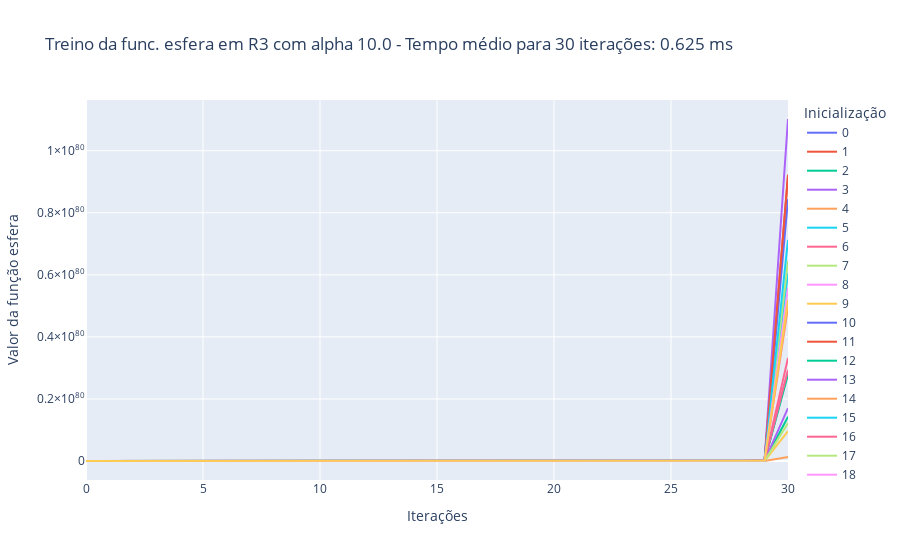

Here is the notebook cell this chart was saved with:
### Markdown cell above
Caso 2.3: $\alpha$ = 10, treinamento por 30 iterações

### Code cell
treina_gradiente(1e1, 3, 'esfera', 30)

### Figure 1 — Plotly figure (JSON) as saved in the notebook; plotly's stock layout.template omitted (floating-point values rounded to 4 significant figures)
{"data": [{"hovertemplate": "variable=0<br>index=%{x}<br>value=%{y}<extra></extra>", "legendgroup": "0", "line": {"color": "#636efa", "dash": "solid"}, "marker": {"symbol": "circle"}, "mode": "lines", "name": "0", "orientation": "v", "showlegend": true, "type": "scatter", "x": [0, 1, 2, 3, 4, 5, 6, 7, 8, 9, 10, 11, 12, 13, 14, 15, 16, 17, 18, 19, 20, 21, 22, 23, 24, 25, 26, 27, 28, 29, 30], "xaxis": "x", "y": [542.4, 195800.0, 70680000.0, 25520000000.0, 9212000000000.0, 3325000000000000.0, 1200479264240512500, 433373014390824960000, 1.564e+23, 5.648e+25, 2.039e+28, 7.36e+30, 2.657e+33, 9.592e+35, 3.463e+38, 1.25e+41, 4.513e+43, 1.629e+46, 5.881e+48, 2.123e+51, 7.664e+53, 2.767e+56, 9.988e+58, 3.606e+61, 1.302e+64, 4.699e+66, 1.696e+69, 6.124e+71, 2.211e+74, 7.98e+76, 2.881e+79], "yaxis": "y"}, {"hovertemplate": "variable=1<br>index=%{x}<br>value=%{y}<extra></extra>", "legendgroup": "1", "line": {"color": "#EF553B", "dash": "solid"}, "marker": {"symbol": "circle"}, "mode": "lines", "name": "1", "orientation": "v", "showlegend": true, "type": "scatter", "x": [0, 1, 2, 3, 4, 5, 6, 7, 8, 9, 10, 11, 12, 13, 14, 15, 16, 17, 18, 19, 20, 21, 22, 23, 24, 25, 26, 27, 28, 29, 30], "xaxis": "x", "y": [1728.0, 623800.0, 225200000.0, 81290000000.0, 29350000000000.0, 10594277105088206, 3824534034936842000, 1.381e+21, 4.984e+23, 1.799e+26, 6.495e+28, 2.345e+31, 8.465e+33, 3.056e+36, 1.103e+39, 3.982e+41, 1.438e+44, 5.19e+46, 1.874e+49, 6.764e+51, 2.442e+54, 8.814e+56, 3.182e+59, 1.149e+62, 4.147e+64, 1.497e+67, 5.404e+69, 1.951e+72, 7.043e+74, 2.542e+77, 9.178e+79], "yaxis": "y"}, {"hovertemplate": "variable=2<br>index=%{x}<br>value=%{y}<extra></extra>", "legendgroup": "2", "line": {"color": "#00cc96", "dash": "solid"}, "marker": {"symbol": "circle"}, "mode": "lines", "name": "2", "orientation": "v", "showlegend": true, "type": "scatter", "x": [0, 1, 2, 3, 4, 5, 6, 7, 8, 9, 10, 11, 12, 13, 14, 15, 16, 17, 18, 19, 20, 21, 22, 23, 24, 25, 26, 27, 28, 29, 30], "xaxis": "x", "y": [268.3, 96860.0, 34960000.0, 12620000000.0, 4557000000000.0, 1645000000000000.0, 593825288897641300, 214370929292048560000, 7.739e+22, 2.794e+25, 1.009e+28, 3.641e+30, 1.314e+33, 4.745e+35, 1.713e+38, 6.183e+40, 2.232e+43, 8.058e+45, 2.909e+48, 1.05e+51, 3.791e+53, 1.369e+56, 4.941e+58, 1.784e+61, 6.439e+63, 2.324e+66, 8.391e+68, 3.029e+71, 1.093e+74, 3.948e+76, 1.425e+79], "yaxis": "y"}, {"hovertemplate": "variable=3<br>index=%{x}<br>value=%{y}<extra></extra>", "legendgroup": "3", "line": {"color": "#ab63fa", "dash": "solid"}, "marker": {"symbol": "circle"}, "mode": "lines", "name": "3", "orientation": "v", "showlegend": true, "type": "scatter", "x": [0, 1, 2, 3, 4, 5, 6, 7, 8, 9, 10, 11, 12, 13, 14, 15, 16, 17, 18, 19, 20, 21, 22, 23, 24, 25, 26, 27, 28, 29, 30], "xaxis": "x", "y": [2075.0, 749200.0, 270400000.0, 97630000000.0, 35240000000000.0, 12723345868817560, 4593127858643138600, 1.658e+21, 5.986e+23, 2.161e+26, 7.801e+28, 2.816e+31, 1.017e+34, 3.67e+36, 1.325e+39, 4.783e+41, 1.727e+44, 6.233e+46, 2.25e+49, 8.123e+51, 2.932e+54, 1.059e+57, 3.821e+59, 1.38e+62, 4.98e+64, 1.798e+67, 6.49e+69, 2.343e+72, 8.458e+74, 3.053e+77, 1.102e+80], "yaxis": "y"}, {"hovertemplate": "variable=4<br>index=%{x}<br>value=%{y}<extra></extra>", "legendgroup": "4", "line": {"color": "#FFA15A", "dash": "solid"}, "marker": {"symbol": "circle"}, "mode": "lines", "name": "4", "orientation": "v", "showlegend": true, "type": "scatter", "x": [0, 1, 2, 3, 4, 5, 6, 7, 8, 9, 10, 11, 12, 13, 14, 15, 16, 17, 18, 19, 20, 21, 22, 23, 24, 25, 26, 27, 28, 29, 30], "xaxis": "x", "y": [23.72, 8564.0, 3092000.0, 1116000000.0, 402900000000.0, 145400000000000.0, 52504778572528370, 18954225064682740000, 6.842e+21, 2.47e+24, 8.917e+26, 3.219e+29, 1.162e+32, 4.195e+34, 1.514e+37, 5.467e+39, 1.974e+42, 7.125e+44, 2.572e+47, 9.285e+49, 3.352e+52, 1.21e+55, 4.368e+57, 1.577e+60, 5.693e+62, 2.055e+65, 7.419e+67, 2.678e+70, 9.668e+72, 3.49e+75, 1.26e+78], "yaxis": "y"}, {"hovertemplate": "variable=5<br>index=%{x}<br>value=%{y}<extra></extra>", "legendgroup": "5", "line": {"color": "#19d3f3", "dash": "solid"}, "marker": {"symbol": "circle"}, "mode": "lines", "name": "5", "orientation": "v", "showlegend": true, "type": "scatter", "x": [0, 1, 2, 3, 4, 5, 6, 7, 8, 9, 10, 11, 12, 13, 14, 15, 16, 17, 18, 19, 20, 21, 22, 23, 24, 25, 26, 27, 28, 29, 30], "xaxis": "x", "y": [1140.0, 411600.0, 148600000.0, 53640000000.0, 19370000000000.0, 6991053399368343, 2523770277171972000, 911081070059081800000, 3.289e+23, 1.187e+26, 4.286e+28, 1.547e+31, 5.586e+33, 2.017e+36, 7.28e+38, 2.628e+41, 9.487e+43, 3.425e+46, 1.236e+49, 4.463e+51, 1.611e+54, 5.816e+56, 2.1e+59, 7.58e+61, 2.736e+64, 9.878e+66, 3.566e+69, 1.287e+72, 4.647e+74, 1.678e+77, 6.057e+79], "yaxis": "y"}, {"hovertemplate": "variable=6<br>index=%{x}<br>value=%{y}<extra></extra>", "legendgroup": "6", "line": {"color": "#FF6692", "dash": "solid"}, "marker": {"symbol": "circle"}, "mode": "lines", "name": "6", "orientation": "v", "showlegend": true, "type": "scatter", "x": [0, 1, 2, 3, 4, 5, 6, 7, 8, 9, 10, 11, 12, 13, 14, 15, 16, 17, 18, 19, 20, 21, 22, 23, 24, 25, 26, 27, 28, 29, 30], "xaxis": "x", "y": [624.7, 225500.0, 81410000.0, 29390000000.0, 10610000000000.0, 3829904641012632, 1382595575405560000, 499117002721407300000, 1.802e+23, 6.505e+25, 2.348e+28, 8.477e+30, 3.06e+33, 1.105e+36, 3.988e+38, 1.44e+41, 5.197e+43, 1.876e+46, 6.773e+48, 2.445e+51, 8.827e+53, 3.186e+56, 1.15e+59, 4.153e+61, 1.499e+64, 5.412e+66, 1.954e+69, 7.053e+71, 2.546e+74, 9.191e+76, 3.318e+79], "yaxis": "y"}, {"hovertemplate": "variable=7<br>index=%{x}<br>value=%{y}<extra></extra>", "legendgroup": "7", "line": {"color": "#B6E880", "dash": "solid"}, "marker": {"symbol": "circle"}, "mode": "lines", "name": "7", "orientation": "v", "showlegend": true, "type": "scatter", "x": [0, 1, 2, 3, 4, 5, 6, 7, 8, 9, 10, 11, 12, 13, 14, 15, 16, 17, 18, 19, 20, 21, 22, 23, 24, 25, 26, 27, 28, 29, 30], "xaxis": "x", "y": [1215.0, 438600.0, 158300000.0, 57160000000.0, 20640000000000.0, 7449312147794108, 2689201685353673000, 970801808412676000000, 3.505e+23, 1.265e+26, 4.567e+28, 1.649e+31, 5.952e+33, 2.149e+36, 7.757e+38, 2.8e+41, 1.011e+44, 3.649e+46, 1.317e+49, 4.756e+51, 1.717e+54, 6.198e+56, 2.237e+59, 8.077e+61, 2.916e+64, 1.053e+67, 3.8e+69, 1.372e+72, 4.952e+74, 1.788e+77, 6.454e+79], "yaxis": "y"}, {"hovertemplate": "variable=8<br>index=%{x}<br>value=%{y}<extra></extra>", "legendgroup": "8", "line": {"color": "#FF97FF", "dash": "solid"}, "marker": {"symbol": "circle"}, "mode": "lines", "name": "8", "orientation": "v", "showlegend": true, "type": "scatter", "x": [0, 1, 2, 3, 4, 5, 6, 7, 8, 9, 10, 11, 12, 13, 14, 15, 16, 17, 18, 19, 20, 21, 22, 23, 24, 25, 26, 27, 28, 29, 30], "xaxis": "x", "y": [938.5, 338800.0, 122300000.0, 44150000000.0, 15940000000000.0, 5754143546175177, 2077245820169238500, 749885741081095300000, 2.707e+23, 9.773e+25, 3.528e+28, 1.274e+31, 4.598e+33, 1.66e+36, 5.992e+38, 2.163e+41, 7.808e+43, 2.819e+46, 1.018e+49, 3.674e+51, 1.326e+54, 4.787e+56, 1.728e+59, 6.239e+61, 2.252e+64, 8.131e+66, 2.935e+69, 1.06e+72, 3.825e+74, 1.381e+77, 4.985e+79], "yaxis": "y"}, {"hovertemplate": "variable=9<br>index=%{x}<br>value=%{y}<extra></extra>", "legendgroup": "9", "line": {"color": "#FECB52", "dash": "solid"}, "marker": {"symbol": "circle"}, "mode": "lines", "name": "9", "orientation": "v", "showlegend": true, "type": "scatter", "x": [0, 1, 2, 3, 4, 5, 6, 7, 8, 9, 10, 11, 12, 13, 14, 15, 16, 17, 18, 19, 20, 21, 22, 23, 24, 25, 26, 27, 28, 29, 30], "xaxis": "x", "y": [181.2, 65410.0, 23610000.0, 8524000000.0, 3077000000000.0, 1111000000000000.0, 401033390335807000, 144773053911226340000, 5.226e+22, 1.887e+25, 6.811e+27, 2.459e+30, 8.876e+32, 3.204e+35, 1.157e+38, 4.176e+40, 1.507e+43, 5.442e+45, 1.965e+48, 7.092e+50, 2.56e+53, 9.242e+55, 3.337e+58, 1.204e+61, 4.348e+63, 1.57e+66, 5.667e+68, 2.046e+71, 7.385e+73, 2.666e+76, 9.624e+78], "yaxis": "y"}, {"hovertemplate": "variable=10<br>index=%{x}<br>value=%{y}<extra></extra>", "legendgroup": "10", "line": {"color": "#636efa", "dash": "solid"}, "marker": {"symbol": "circle"}, "mode": "lines", "name": "10", "orientation": "v", "showlegend": true, "type": "scatter", "x": [0, 1, 2, 3, 4, 5, 6, 7, 8, 9, 10, 11, 12, 13, 14, 15, 16, 17, 18, 19, 20, 21, 22, 23, 24, 25, 26, 27, 28, 29, 30], "xaxis": "x", "y": [1589.0, 573600.0, 207100000.0, 74750000000.0, 26990000000000.0, 9742133749988276, 3516910283745768400, 1.27e+21, 4.583e+23, 1.655e+26, 5.973e+28, 2.156e+31, 7.784e+33, 2.81e+36, 1.014e+39, 3.662e+41, 1.322e+44, 4.772e+46, 1.723e+49, 6.219e+51, 2.245e+54, 8.105e+56, 2.926e+59, 1.056e+62, 3.813e+64, 1.377e+67, 4.969e+69, 1.794e+72, 6.476e+74, 2.338e+77, 8.44e+79], "yaxis": "y"}, {"hovertemplate": "variable=11<br>index=%{x}<br>value=%{y}<extra></extra>", "legendgroup": "11", "line": {"color": "#EF553B", "dash": "solid"}, "marker": {"symbol": "circle"}, "mode": "lines", "name": "11", "orientation": "v", "showlegend": true, "type": "scatter", "x": [0, 1, 2, 3, 4, 5, 6, 7, 8, 9, 10, 11, 12, 13, 14, 15, 16, 17, 18, 19, 20, 21, 22, 23, 24, 25, 26, 27, 28, 29, 30], "xaxis": "x", "y": [1737.0, 627200.0, 226400000.0, 81730000000.0, 29510000000000.0, 10651408376215924, 3845158423813947400, 1.388e+21, 5.011e+23, 1.809e+26, 6.53e+28, 2.357e+31, 8.511e+33, 3.072e+36, 1.109e+39, 4.004e+41, 1.445e+44, 5.218e+46, 1.884e+49, 6.8e+51, 2.455e+54, 8.862e+56, 3.199e+59, 1.155e+62, 4.169e+64, 1.505e+67, 5.433e+69, 1.961e+72, 7.081e+74, 2.556e+77, 9.228e+79], "yaxis": "y"}, {"hovertemplate": "variable=12<br>index=%{x}<br>value=%{y}<extra></extra>", "legendgroup": "12", "line": {"color": "#00cc96", "dash": "solid"}, "marker": {"symbol": "circle"}, "mode": "lines", "name": "12", "orientation": "v", "showlegend": true, "type": "scatter", "x": [0, 1, 2, 3, 4, 5, 6, 7, 8, 9, 10, 11, 12, 13, 14, 15, 16, 17, 18, 19, 20, 21, 22, 23, 24, 25, 26, 27, 28, 29, 30], "xaxis": "x", "y": [525.4, 189700.0, 68470000.0, 24720000000.0, 8924000000000.0, 3221000000000000.0, 1162923107726359800, 419815241889215800000, 1.516e+23, 5.471e+25, 1.975e+28, 7.13e+30, 2.574e+33, 9.292e+35, 3.354e+38, 1.211e+41, 4.371e+43, 1.578e+46, 5.697e+48, 2.057e+51, 7.424e+53, 2.68e+56, 9.675e+58, 3.493e+61, 1.261e+64, 4.552e+66, 1.643e+69, 5.932e+71, 2.141e+74, 7.731e+76, 2.791e+79], "yaxis": "y"}, {"hovertemplate": "variable=13<br>index=%{x}<br>value=%{y}<extra></extra>", "legendgroup": "13", "line": {"color": "#ab63fa", "dash": "solid"}, "marker": {"symbol": "circle"}, "mode": "lines", "name": "13", "orientation": "v", "showlegend": true, "type": "scatter", "x": [0, 1, 2, 3, 4, 5, 6, 7, 8, 9, 10, 11, 12, 13, 14, 15, 16, 17, 18, 19, 20, 21, 22, 23, 24, 25, 26, 27, 28, 29, 30], "xaxis": "x", "y": [320.7, 115800.0, 41790000.0, 15090000000.0, 5447000000000.0, 1966000000000000.0, 709793524148325500, 256235462217545500000, 9.25e+22, 3.339e+25, 1.205e+28, 4.352e+30, 1.571e+33, 5.671e+35, 2.047e+38, 7.391e+40, 2.668e+43, 9.632e+45, 3.477e+48, 1.255e+51, 4.531e+53, 1.636e+56, 5.905e+58, 2.132e+61, 7.696e+63, 2.778e+66, 1.003e+69, 3.621e+71, 1.307e+74, 4.718e+76, 1.703e+79], "yaxis": "y"}, {"hovertemplate": "variable=14<br>index=%{x}<br>value=%{y}<extra></extra>", "legendgroup": "14", "line": {"color": "#FFA15A", "dash": "solid"}, "marker": {"symbol": "circle"}, "mode": "lines", "name": "14", "orientation": "v", "showlegend": true, "type": "scatter", "x": [0, 1, 2, 3, 4, 5, 6, 7, 8, 9, 10, 11, 12, 13, 14, 15, 16, 17, 18, 19, 20, 21, 22, 23, 24, 25, 26, 27, 28, 29, 30], "xaxis": "x", "y": [936.9, 338200.0, 122100000.0, 44080000000.0, 15910000000000.0, 5744270354586222, 2073681598005626400, 748599056880031000000, 2.702e+23, 9.756e+25, 3.522e+28, 1.271e+31, 4.59e+33, 1.657e+36, 5.981e+38, 2.159e+41, 7.795e+43, 2.814e+46, 1.016e+49, 3.667e+51, 1.324e+54, 4.779e+56, 1.725e+59, 6.228e+61, 2.248e+64, 8.117e+66, 2.93e+69, 1.058e+72, 3.819e+74, 1.379e+77, 4.976e+79], "yaxis": "y"}, {"hovertemplate": "variable=15<br>index=%{x}<br>value=%{y}<extra></extra>", "legendgroup": "15", "line": {"color": "#19d3f3", "dash": "solid"}, "marker": {"symbol": "circle"}, "mode": "lines", "name": "15", "orientation": "v", "showlegend": true, "type": "scatter", "x": [0, 1, 2, 3, 4, 5, 6, 7, 8, 9, 10, 11, 12, 13, 14, 15, 16, 17, 18, 19, 20, 21, 22, 23, 24, 25, 26, 27, 28, 29, 30], "xaxis": "x", "y": [1342.0, 484400.0, 174900000.0, 63130000000.0, 22790000000000.0, 8227039400676812, 2969961223644329000, 1.072e+21, 3.87e+23, 1.397e+26, 5.044e+28, 1.821e+31, 6.573e+33, 2.373e+36, 8.567e+38, 3.093e+41, 1.116e+44, 4.03e+46, 1.455e+49, 5.252e+51, 1.896e+54, 6.845e+56, 2.471e+59, 8.92e+61, 3.22e+64, 1.162e+67, 4.197e+69, 1.515e+72, 5.469e+74, 1.974e+77, 7.127e+79], "yaxis": "y"}, {"hovertemplate": "variable=16<br>index=%{x}<br>value=%{y}<extra></extra>", "legendgroup": "16", "line": {"color": "#FF6692", "dash": "solid"}, "marker": {"symbol": "circle"}, "mode": "lines", "name": "16", "orientation": "v", "showlegend": true, "type": "scatter", "x": [0, 1, 2, 3, 4, 5, 6, 7, 8, 9, 10, 11, 12, 13, 14, 15, 16, 17, 18, 19, 20, 21, 22, 23, 24, 25, 26, 27, 28, 29, 30], "xaxis": "x", "y": [552.7, 199500.0, 72030000.0, 26000000000.0, 9388000000000.0, 3388907583968622, 1223395637812672500, 441645825250374650000, 1.594e+23, 5.756e+25, 2.078e+28, 7.501e+30, 2.708e+33, 9.775e+35, 3.529e+38, 1.274e+41, 4.599e+43, 1.66e+46, 5.993e+48, 2.164e+51, 7.81e+53, 2.82e+56, 1.018e+59, 3.674e+61, 1.326e+64, 4.789e+66, 1.729e+69, 6.24e+71, 2.253e+74, 8.133e+76, 2.936e+79], "yaxis": "y"}, {"hovertemplate": "variable=17<br>index=%{x}<br>value=%{y}<extra></extra>", "legendgroup": "17", "line": {"color": "#B6E880", "dash": "solid"}, "marker": {"symbol": "circle"}, "mode": "lines", "name": "17", "orientation": "v", "showlegend": true, "type": "scatter", "x": [0, 1, 2, 3, 4, 5, 6, 7, 8, 9, 10, 11, 12, 13, 14, 15, 16, 17, 18, 19, 20, 21, 22, 23, 24, 25, 26, 27, 28, 29, 30], "xaxis": "x", "y": [230.2, 83100.0, 30000000.0, 10830000000.0, 3910000000000.0, 1411410082162138, 509519039660531800, 183936373317452000000, 6.64e+22, 2.397e+25, 8.653e+27, 3.124e+30, 1.128e+33, 4.071e+35, 1.47e+38, 5.305e+40, 1.915e+43, 6.914e+45, 2.496e+48, 9.011e+50, 3.253e+53, 1.174e+56, 4.239e+58, 1.53e+61, 5.524e+63, 1.994e+66, 7.2e+68, 2.599e+71, 9.383e+73, 3.387e+76, 1.223e+79], "yaxis": "y"}, {"hovertemplate": "variable=18<br>index=%{x}<br>value=%{y}<extra></extra>", "legendgroup": "18", "line": {"color": "#FF97FF", "dash": "solid"}, "marker": {"symbol": "circle"}, "mode": "lines", "name": "18", "orientation": "v", "showlegend": true, "type": "scatter", "x": [0, 1, 2, 3, 4, 5, 6, 7, 8, 9, 10, 11, 12, 13, 14, 15, 16, 17, 18, 19, 20, 21, 22, 23, 24, 25, 26, 27, 28, 29, 30], "xaxis": "x", "y": [1051.0, 379400.0, 137000000.0, 49440000000.0, 17850000000000.0, 6443653154134844, 2326158788642679000, 839743322700007000000, 3.031e+23, 1.094e+26, 3.951e+28, 1.426e+31, 5.149e+33, 1.859e+36, 6.71e+38, 2.422e+41, 8.744e+43, 3.157e+46, 1.14e+49, 4.114e+51, 1.485e+54, 5.361e+56, 1.935e+59, 6.987e+61, 2.522e+64, 9.105e+66, 3.287e+69, 1.187e+72, 4.283e+74, 1.546e+77, 5.582e+79], "yaxis": "y"}, {"hovertemplate": "variable=19<br>index=%{x}<br>value=%{y}<extra></extra>", "legendgroup": "19", "line": {"color": "#FECB52", "dash": "solid"}, "marker": {"symbol": "circle"}, "mode": "lines", "name": "19", "orientation": "v", "showlegend": true, "type": "scatter", "x": [0, 1, 2, 3, 4, 5, 6, 7, 8, 9, 10, 11, 12, 13, 14, 15, 16, 17, 18, 19, 20, 21, 22, 23, 24, 25, 26, 27, 28, 29, 30], "xaxis": "x", "y": [977.6, 352900.0, 127400000.0, 45990000000.0, 16600000000000.0, 5993755130784590, 2163745602213237200, 781112162398978700000, 2.82e+23, 1.018e+26, 3.675e+28, 1.327e+31, 4.789e+33, 1.729e+36, 6.241e+38, 2.253e+41, 8.134e+43, 2.936e+46, 1.06e+49, 3.826e+51, 1.381e+54, 4.987e+56, 1.8e+59, 6.499e+61, 2.346e+64, 8.469e+66, 3.057e+69, 1.104e+72, 3.984e+74, 1.438e+77, 5.193e+79], "yaxis": "y"}], "layout": {"legend": {"title": {"text": "Inicialização"}, "tracegroupgap": 0}, "title": {"text": "Treino da func. esfera em R3 com alpha 10.0 - Tempo médio para 30 iterações: 0.625 ms"}, "xaxis": {"anchor": "y", "domain": [0, 1], "title": {"text": "Iterações"}}, "yaxis": {"anchor": "x", "domain": [0, 1], "title": {"text": "Valor da função esfera"}}}}
